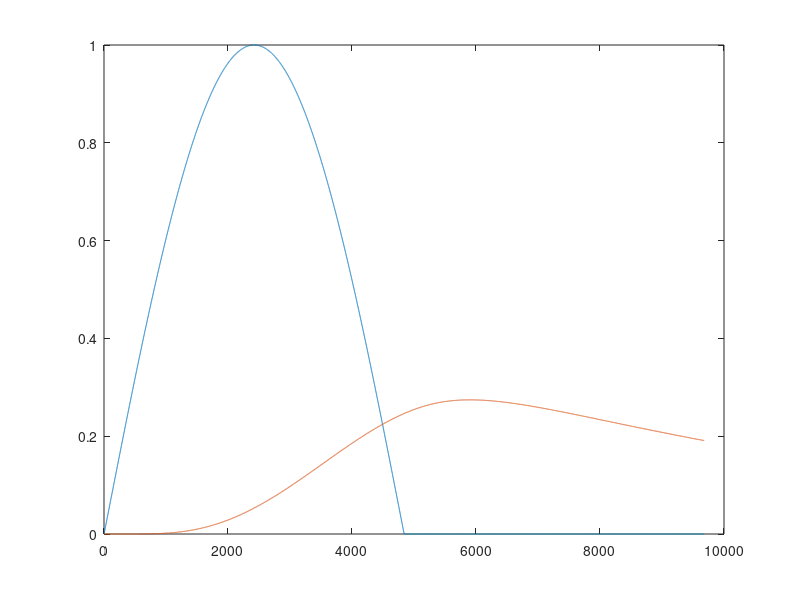

This figure's MATLAB source: (Note: this script raises an error after producing the figure.)
clear all; close all ; clc
N = 10;
Tstop = 2;
Xlength = 1/2; %Given from previous task 
deltaX = (Xlength-0)/(N+1);
deltaT = 1/10*deltaX^2;


A =  diag(-2*ones(1,N)) + diag(1*ones(1,(N)-1),1) + diag(1*ones(1,(N)-1),-1);
A = 1/deltaX^2*A;
A(N+1,N)=1/deltaX^2*2;
A(N+1,N+1)=1/deltaX^2*-2;
A(N,N+1)=1/deltaX^2;
A=A*1/4
A=sparse(A);
%%
%Explicit euler, U0=0

U=zeros(1,N+1);
U=U';
AppendedArray=[];
AppendedArray=[AppendedArray,U];
tau=deltaT;
B=zeros(1,N+1);
FirstRow=[];
FirstRow=[FirstRow,0];
for i=2:Tstop/deltaT
    if tau<1;
        B(1)=1/4*sin(pi*tau)/deltaX^2;
        C=sin(pi*tau);
    else;
        B=zeros(1,N+1);
        C=0;
    end
    U=U+1/4*(deltaT*(A*U+B'));
    AppendedArray=[AppendedArray, U];

    FirstRow=[FirstRow,C];
    tau=tau+deltaT;
end


AppendedArray=[FirstRow; AppendedArray];
mesh(AppendedArray)

%% Plott
Valfor1=round(Tstop/deltaT/2);
plot(AppendedArray(:,Valfor1))

plot(AppendedArray(1,:))
hold on
plot(AppendedArray(N,:))

%% ODE solver


tspan=[0,2];
y0=zeros(1,N+1);
zeross=zeros(1,N);
Bfunc= @(t,x) [func(t,deltaX),zeross];
%opts = odeset('Jacobian',A);
tic
[t,y]= ode23(@(t,x) A*x+1/4*Bfunc(t,x)',tspan,y0);%,opts);
toc
Timesteps=length(t)
plot(t,y)











